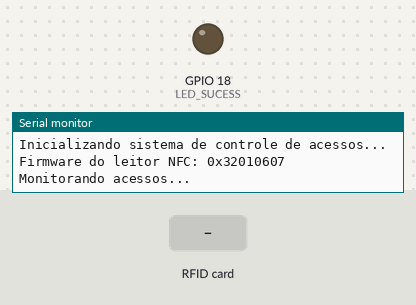
Simulated run of this sketch. Board: ESP32. Shown: output pins drawn as LEDs (lit = HIGH), the last lines printed to the serial monitor. The inputs (shaded band) are chosen by the test bench.

Above: at 1.2 s.
1.3 s: RFID card 5E 7A 19 C4 held to the reader
At 1.8 s:
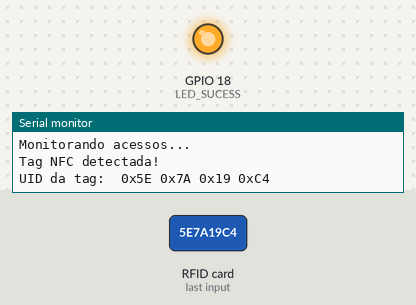
Timing chart, 0 to 4.3 s (numbered marks = the images above; inputs shaded):
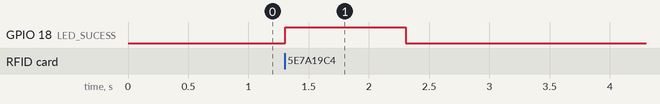

Measured:
- after the input at 1.3 s, GPIO 18 (LED_SUCESS): LOW → HIGH at once, → LOW 1.0 s later

The sketch:

controle_acessos.ino
```cpp
#include <Wire.h>               // Inclui a biblioteca Wire para comunicação I2C
#include <Adafruit_PN532.h>     // Inclui a biblioteca Adafruit para o PN532

// Definição dos pinos I2C no ESP32
#define SDA_PIN 21              // Define o pino 21 do ESP32 como SDA
#define SCL_PIN 22              // Define o pino 22 do ESP32 como SCL
#define LED_SUCESS 18

// Inicializa o objeto para o módulo NFC PN532 usando I2C
Adafruit_PN532 nfc(SDA_PIN, SCL_PIN);

void setup(void) {
  Serial.begin(115200);         // Inicia a comunicação serial a 115200 bps
  pinMode(LED_SUCESS, OUTPUT);
  Serial.println("Inicializando sistema de controle de acessos...");

  // Inicializa a comunicação I2C com o módulo NFC
  nfc.begin();

  // Obtém a versão do firmware do PN532 para garantir que está funcionando corretamente
  uint32_t versiondata = nfc.getFirmwareVersion();
  if (!versiondata) {
    Serial.println("Não foi possível encontrar o leitor NFC.");
    while (1); // Trava o código se o leitor não for encontrado
  }


  Serial.print("Firmware do leitor NFC: 0x");
  Serial.println(versiondata, HEX); // Exibe a versão do firmware em hexadecimal

  // Configura o leitor NFC para modo passivo (para ler tags RFID/NFC)
  nfc.SAMConfig(); // Necessário para inicializar o modo de leitura passiva

  Serial.println("Monitorando acessos...");
}

void loop(void) {
  uint8_t success;
  uint8_t uid[] = { 0, 0, 0, 0, 0, 0, 0 };
  uint8_t uidLength;             // Variável para armazenar o comprimento do UID

  // Tenta detectar uma tag NFC próxima ao leitor
  success = nfc.readPassiveTargetID(PN532_MIFARE_ISO14443A, uid, &uidLength);

  if (success) {
    digitalWrite(LED_SUCESS, HIGH);
    // Se uma tag for detectada, exibe o UID da tag no monitor serial
    Serial.println("Tag NFC detectada!");
    Serial.print("UID da tag: ");
    for (uint8_t i = 0; i < uidLength; i++) {
      Serial.print(" 0x"); Serial.print(uid[i], HEX); // Exibe o UID da tag em hexadecimal
    }
    Serial.println();
    delay(1000);  // Pequena pausa antes de continuar a leitura
    digitalWrite(LED_SUCESS, LOW);
  }
}
```
